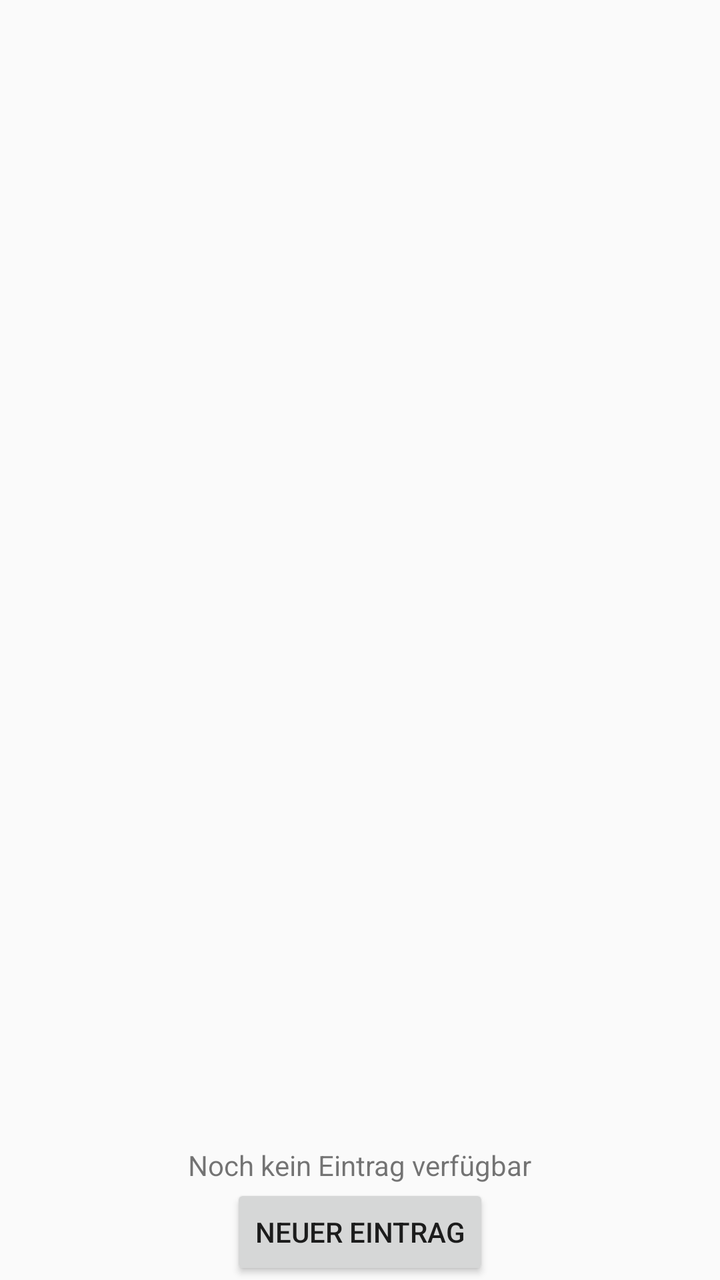
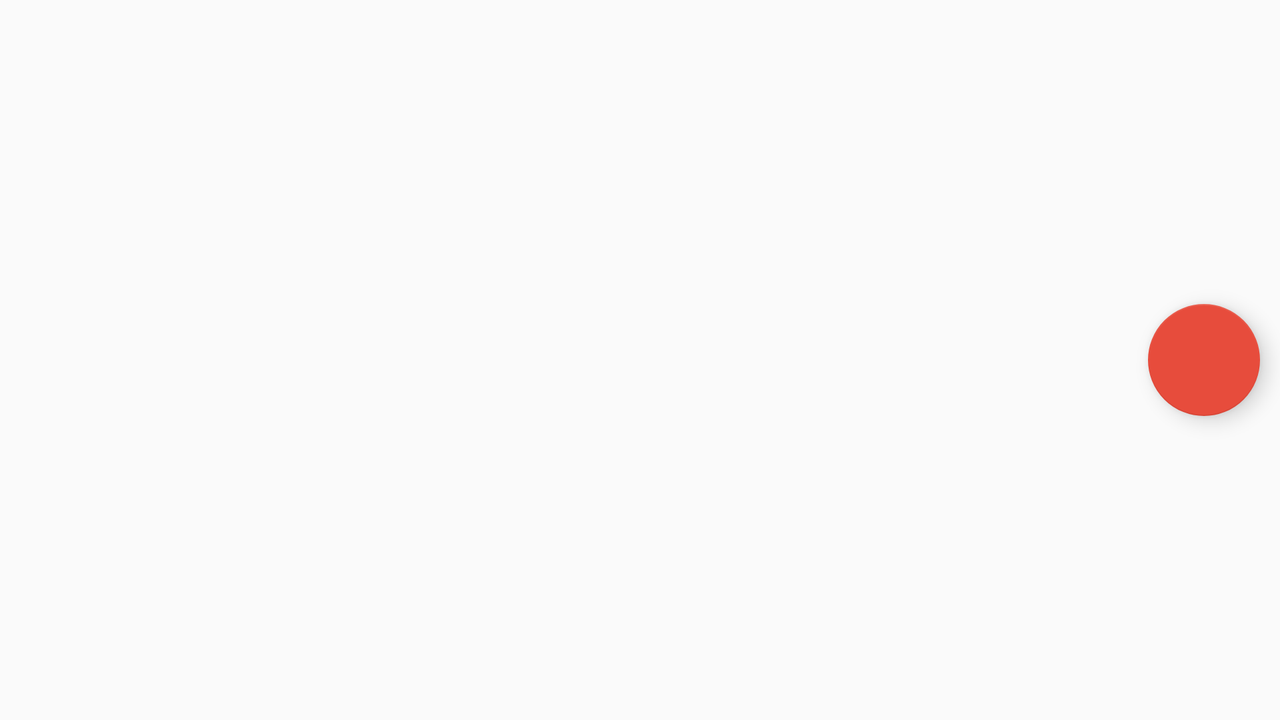

First picture: res/layout/ on a phone held upright. Second picture: the repository's own variant of that layout, on a device whose configuration matches the variant's folder. Source for both follows.
<!-- AndroidManifest.xml: application theme Theme.AppCompat.Light.NoActionBar -->
<!-- res/layout/fragment_diary.xml -->
<LinearLayout xmlns:android="http://schemas.android.com/apk/res/android"
    xmlns:tools="http://schemas.android.com/tools"
    android:layout_width="match_parent"
    android:layout_height="match_parent"
    android:orientation="vertical"
    tools:context="de.ur.mi.travelnote.DiaryFragment">

    <ListView
        android:id="@+id/diary_list"
        android:layout_weight="0.6"
        android:layout_width="match_parent"
        android:layout_height="match_parent"
        />

    <TextView
        android:id="@+id/empty_text"
        android:layout_width="wrap_content"
        android:layout_height="wrap_content"
        android:text="@string/no_db_entry_available"
        android:textAlignment="center"
        android:layout_gravity="center_horizontal"/>

    <Button
        android:id="@+id/newEntry_Button"
        android:layout_width="wrap_content"
        android:layout_height="wrap_content"
        android:layout_gravity="center"
        android:text="@string/new_db_entry" />

</LinearLayout>
<!-- resources referenced by this layout -->
<resources>
  <string name="new_db_entry">Neuer Eintrag</string>
  <string name="no_db_entry_available">Noch kein Eintrag verfügbar</string>
</resources>
<!-- res/layout-land/fragment_diary.xml (the author's variant of the layout above) -->
<!-- drawn on the phone turned sideways -->
<FrameLayout xmlns:android="http://schemas.android.com/apk/res/android"
    android:layout_width="match_parent"
    android:layout_height="match_parent"
    xmlns:tools="http://schemas.android.com/tools"
    xmlns:app="http://schemas.android.com/apk/res-auto"
    tools:context="de.ur.mi.travelnote.DiaryFragment">





    <ListView
        android:id="@+id/diary_list_view"
        android:layout_weight="0.5"
        android:layout_width="match_parent"
        android:layout_height="match_parent"
        />

    <TextView
        android:id="@+id/diary_empty_text"
        android:layout_width="wrap_content"
        android:layout_height="wrap_content"
        android:textAlignment="center"
        android:layout_gravity="center_horizontal"/>



    <android.support.design.widget.FloatingActionButton
        android:theme="@style/Theme.BasicTravelnote.Light.NoActionBar"
        android:id="@+id/new_Entry_Button_Float"
        android:layout_width="match_parent"
        android:layout_height="wrap_content"
        android:layout_margin="@dimen/travelnote_margin_default"
        android:layout_gravity="center|end"
        android:clickable="true"
        app:fabSize="normal"
        app:srcCompat="@drawable/ic_mode_edit_white_24dp"
        />


</FrameLayout>
<!-- resources referenced by the variant -->
<!-- as the phone turned sideways resolves them -->
<resources>
  <dimen name="travelnote_margin_default">10dp</dimen>
  <!-- from res/values-v21/ -->
  <style name="Theme.BasicTravelnote.Light.NoActionBar" parent="Theme.AppCompat.Light.NoActionBar">
          <item name="colorAccent">@color/travelnote_red</item>
          <item name="android:colorBackground">@color/travelnote_grey_light</item>
          <item name="android:statusBarColor">@color/travelnote_blue_light</item>
          <item name="colorPrimary">@color/travelnote_blue</item>
          <item name="android:navigationBarColor">@color/white</item>
          <item name="android:textColorPrimary">@color/white</item>
          <item name="android:textColorPrimaryInverse">@color/white</item>
          <item name="android:colorForeground">@color/white</item>
      </style>
  <color name="travelnote_red">#e74c3c</color>
  <color name="travelnote_grey_light">#ecf0f1</color>
  <color name="travelnote_blue_light">#34495e</color>
  <color name="travelnote_blue">#2c3e50</color>
  <color name="white">#ffffff</color>
</resources>
